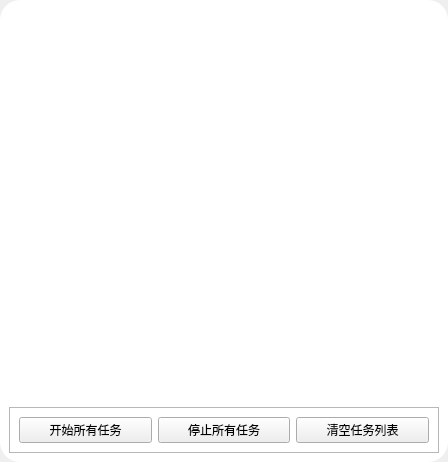
<?xml version="1.0" encoding="UTF-8"?>
<ui version="4.0">
    <class>ProcessWidget</class>
    <widget class="QWidget" name="ProcessWidget">
        <property name="geometry">
            <rect>
                <x>0</x>
                <y>0</y>
                <width>448</width>
                <height>462</height>
            </rect>
        </property>
        <property name="windowTitle">
            <string>Form</string>
        </property>
        <property name="styleSheet">
            <string notr="true">QListWidget#ProcessingListWidget{ background-color: rgba(255, 255, 255, 0); border:
                none;outline:0px;}
                QListWidget::item{background-color: rgba(255, 255, 255, 0); border: none;outline:0px;}
                QFrame#MainFrame{background-color: rgb(255, 255, 255);border-radius:20px;}
            </string>
        </property>
        <layout class="QGridLayout" name="gridLayout">
            <property name="leftMargin">
                <number>0</number>
            </property>
            <property name="topMargin">
                <number>0</number>
            </property>
            <property name="rightMargin">
                <number>0</number>
            </property>
            <property name="bottomMargin">
                <number>0</number>
            </property>
            <item row="0" column="0">
                <widget class="QFrame" name="MainFrame">
                    <property name="frameShape">
                        <enum>QFrame::StyledPanel</enum>
                    </property>
                    <property name="frameShadow">
                        <enum>QFrame::Raised</enum>
                    </property>
                    <layout class="QVBoxLayout" name="verticalLayout">
                        <item>
                            <widget class="QWidget" name="StatusWidget" native="true">
                                <property name="sizePolicy">
                                    <sizepolicy hsizetype="Minimum" vsizetype="Maximum">
                                        <horstretch>0</horstretch>
                                        <verstretch>0</verstretch>
                                    </sizepolicy>
                                </property>
                                <layout class="QHBoxLayout" name="horizontalLayout"/>
                            </widget>
                        </item>
                        <item>
                            <widget class="QListWidget" name="ProcessingListWidget">
                                <property name="sizePolicy">
                                    <sizepolicy hsizetype="Minimum" vsizetype="Minimum">
                                        <horstretch>0</horstretch>
                                        <verstretch>0</verstretch>
                                    </sizepolicy>
                                </property>
                                <property name="verticalScrollBarPolicy">
                                    <enum>Qt::ScrollBarAlwaysOff</enum>
                                </property>
                                <property name="horizontalScrollBarPolicy">
                                    <enum>Qt::ScrollBarAlwaysOff</enum>
                                </property>
                                <property name="editTriggers">
                                    <set>QAbstractItemView::NoEditTriggers</set>
                                </property>
                                <property name="selectionMode">
                                    <enum>QAbstractItemView::NoSelection</enum>
                                </property>
                                <property name="layoutMode">
                                    <enum>QListView::Batched</enum>
                                </property>
                            </widget>
                        </item>
                        <item>
                            <widget class="QFrame" name="frame">
                                <property name="sizePolicy">
                                    <sizepolicy hsizetype="Minimum" vsizetype="Maximum">
                                        <horstretch>0</horstretch>
                                        <verstretch>0</verstretch>
                                    </sizepolicy>
                                </property>
                                <property name="frameShape">
                                    <enum>QFrame::StyledPanel</enum>
                                </property>
                                <property name="frameShadow">
                                    <enum>QFrame::Raised</enum>
                                </property>
                                <layout class="QHBoxLayout" name="horizontalLayout_3">
                                    <item>
                                        <widget class="QPushButton" name="StartAllButton">
                                            <property name="text">
                                                <string>开始所有任务</string>
                                            </property>
                                        </widget>
                                    </item>
                                    <item>
                                        <widget class="QPushButton" name="StopAllButton">
                                            <property name="text">
                                                <string>停止所有任务</string>
                                            </property>
                                        </widget>
                                    </item>
                                    <item>
                                        <widget class="QPushButton" name="ClearAllButton">
                                            <property name="text">
                                                <string>清空任务列表</string>
                                            </property>
                                        </widget>
                                    </item>
                                </layout>
                            </widget>
                        </item>
                    </layout>
                </widget>
            </item>
        </layout>
    </widget>
    <resources/>
    <connections/>
</ui>
